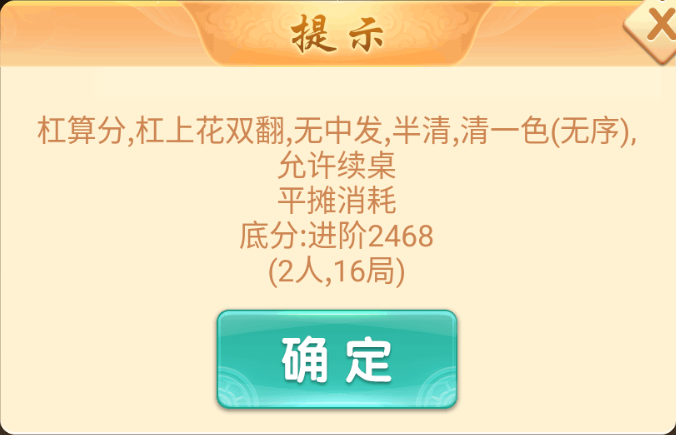
#> input picture 温州茶（传统麻将）/bot/templates/lobby/tea2_rules_modal.png, 676 x 435 px
$ python -i lobby_start.py   (imports and definitions only)
#> lines starting #> are read from the running program, lines starting #| are printed output that depends on the picture
### 温州茶（传统麻将）/bot/mode_vision.py
"""Confirm the target tea or red-Zhong rule text before offering advice.

Templates are literal native-resolution crops of the rule text:
``tea_2p.png`` from 2026-10-16/740195/r08/frame_01.png x=814:874,y=190:228,
``tea_4p.png`` from 2026-10-13/323028/r01/frame_01.png x=920:990,y=190:228.
``tea_no_zhong_fa.png`` from 2026-10-19/984226/r01/
room984226_round1_3d58eb17_2.png x=971:1097,y=141:185.
``tea_title.png`` from 2026-10-16/740195/r08/frame_01.png
x=307:450,y=149:184. ``shu_zhong.png`` from
熟识牌对照_20261018/frame_233s_14.png x=826:978,y=205:245.
Unknown, obscured, or differently sized screens remain unknown.
Shu templates come from 熟识牌对照_20261018/frame_233s_14.png and require
the observed 放炮麻将 title and trailing 4-player rule on the same line.
"""

import time
from functools import lru_cache
from pathlib import Path
from typing import Any, Callable, Optional

import cv2
import numpy as np

_TEMPLATE_DIR = Path(__file__).resolve().parent / "templates" / "mode"

# 玩法模板判定口径（人数模板 0.92 / 其它 0.94，两者都要求次名差 ≥0.08）。
PLAYER_SCORE_MIN = 0.92
PLAYER_MARGIN_MIN = 0.08
TITLE_SCORE_MIN = 0.94
DECK_SCORE_MIN = 0.94          # 「无中发规则」条幅的单模板阈值（无竞争性模板）


# [16 lines left out: functions _read_template, _templates, not called in this run]


@lru_cache(maxsize=1)
def _tea_title_template() -> np.ndarray:
    return _read_template(_TEMPLATE_DIR / "tea_title.png")


# [39 lines left out: functions _has_tea_title, score_tea_player_count, detect_tea_player_count, not called in this run]


@lru_cache(maxsize=1)
def _tea_no_zhong_fa_template() -> np.ndarray:
    return _read_template(_TEMPLATE_DIR / "tea_no_zhong_fa.png")


# [21 lines left out: function score_tea_no_zhong_fa, not called in this run]


def detect_tea_no_zhong_fa(image: np.ndarray) -> bool:
    """Confirm the visible no-Zhong/Fa rule for the currently supported tea deck."""
    return score_tea_no_zhong_fa(image)[0]


# [29 lines left out: functions _shu_templates, detect_shu_rule_text, not called in this run]


# ---------------------------------------------------------------------------
# 玩法门禁粘滞（TeaModeLatch）
# ---------------------------------------------------------------------------
# 为什么要粘滞
# ============
# ``detect_tea_player_count`` 是逐帧独立的模板匹配。一间房的玩法（2 人茶 / 4 人）
# 在一局内不会变，但它读的那条规则文字（作物 x=814:874,y=190:228）正好落在
# 吃/碰/杠/胡 行动圆盘下面：圆盘一出现，模板分从 0.999 掉到 0.754~0.894，低于
# 0.92 阈值 → ``tea_bot._default_vision`` 抛 ValueError → **整帧弃权**。
# 实测 17 个真局会话 4455 帧：355 帧检出行动圆盘，其中 118 帧（33.2%）因此被
# 判成"画面不认识"。按钮出现的那一帧恰恰是最需要分析的那一帧。
#
# 粘滞的语义
# ==========
# 玩法一旦被某一帧**明确确认**（top1 ≥0.92 且次名差 ≥0.08），就把结论锁存下来，
# 后续帧复用，**不再逐帧重判**。三条铁律：
#
# 1. fail-closed 不变：一次都没确认过的画面返回 ``players=None``，调用方照旧弃权。
#    粘滞只是"复用已确认的结论"，永远不会凭空产出结论。
# 2. 正向矛盾立刻翻牌：任何一帧明确确认了**另一种**玩法（例如在 4 人房里读出 4），
#    锁存立刻作废并按新证据重锁。绝不出现"锁了 2 就再也认不出 4"。
# 3. 作用域信号变化即重置：见 :func:`frame_round_identity`。
#
# 重置判据（安全关键）
# ====================
# 第 2 条只能挡住"看得见的另一种玩法"。真正危险的是换了房/换了局而画面又因为
# 遮挡读不出玩法——那时逐帧判定只会给 None，粘滞若不放手就会一直按旧玩法决策。
# 所以粘滞同时挂在**局身份**上，身份一变立刻失效并要求重新确认：
#
# * ``hud``：房号/局数 HUD 指纹（ crop x=15:225,y=55:140 灰度 //8），被"买底
#   请神顶"的红色视频头像遮挡时按未知处理（与 ``assist_window.tea_round_fingerprint``
#   同一 crop、同一量化、同一容差 ≤8 字节）。**这段区域远离行动圆盘（y≈533..710），
#   所以按钮出现时它依然可读 —— 这正是它能当重置判据的原因。**
# * ``caishen``：桌面财神小牌标签。温州茶每局重翻财神，标签变化 = 换局/换房。
# * ``ttl_s``：距上次确认超过 TTL 一律失效，兜住"长时间没有有效帧"的场景。
#
# 可靠性判断（写给运维，不含糊）：HUD 指纹会被头像长期遮挡、财神也可能读不出，
# 两者都未知时不产生任何重置信号，此时**只有第 2 条（正向矛盾）和 TTL 兜底**。
# 这不是"完全可靠"，但它的失效方式是可接受的：要踩雷必须先满足「换到一个玩法
# 不同的房间」**且**「新房间的玩法文字被持续遮挡到逐帧也读不出」——后一条成立时，
# 逐帧判定本来也是 None（= 弃权），粘滞并没有让它变得更危险；反过来，只要新房
# 间有一次清晰帧，第 2 条立刻翻牌。
# ---------------------------------------------------------------------------

LATCH_SOURCE_CONFIRMED = "confirmed_now"
LATCH_SOURCE_LATCHED = "latched"
LATCH_SOURCE_UNKNOWN = "unknown"

DEFAULT_LATCH_TTL_S = 600.0

# 局身份保险 —— 必须与 assist_window.tea_round_fingerprint 保持同一套 crop/量化。
# 这里按 BGR 帧重新实现，是因为本层只能拿到 image，拿不到 assist_window 需要的
# 文件路径；tests/test_mode_latch.py 用真帧把两边钉在一起，任一侧改动都会报警。
_HUD_CROP = (15, 55, 225, 140)          # x0, y0, x1, y1
_HUD_QUANT = 8
_AVATAR_CROP = (35, 95, 115, 140)       # 会把房号挡住的红色视频头像位置
_AVATAR_RED_PIXELS_MAX = 100
_AVATAR_RED_MIN = 90
_AVATAR_RED_DOMINANCE = 1.4
_AVATAR_BRIGHT_PIXELS_MAX = 900
_AVATAR_BRIGHT_MIN = 160
_HUD_SAME_MAX_DIFF = 8                  # 与 assist_window.same_tea_round 同容差

#: Read-only pixel ROI that carries the 财神 signal (documentation only; see
#: :func:`visible_caishen_label`). Same region ``assist_window`` relies on.
_CAISHEN_CROP = (622, 348, 677, 423)


# [69 lines left out: functions hud_fingerprint, same_hud_fingerprint, visible_caishen_label, not called in this run]


def frame_round_identity(image: np.ndarray) -> tuple[bytes | None, str | None]:
    """Return ``(hud_fingerprint, caishen_label)`` — the latch's reset scope."""
    return hud_fingerprint(image), visible_caishen_label(image)


# [69 lines left out: function build_action_ui, not called in this run]


class RuleReading:
    """One frame's verdict from one sticky rule gate.

    Attributes:
        gate: Which gate produced it (``"mode"`` or ``"deck"``).
        value: The latched/confirmed value. For ``"mode"`` it is ``2``/``4`` or
            ``None``; for ``"deck"`` it is ``True`` (no-Zhong/Fa confirmed) or
            ``None``. ``None`` always means "callers MUST abstain".
        source: ``confirmed_now`` (this frame's own pixels confirmed it),
            ``latched`` (reused a previous confirmation), or ``unknown``.
        score / margin: The template numbers behind the raw per-frame reading.
        raw_value: What this frame would have said WITHOUT the latch.
        latched: Convenience flag for ``source == "latched"``.
        action_ui: JSON-serialisable per-frame observability record.
    """

    __slots__ = ("gate", "value", "source", "score", "margin", "raw_value",
                 "latched", "age_frames", "age_s", "resets", "reason",
                 "action_ui")

    # [57 lines left out: functions __init__, players, raw_players, confirmed, as_dict, __repr__, not called in this run]


#: 早期命名：玩法人数门禁的读数。两组 name 指向同一个类，互不冲突。
ModeReading = RuleReading


class TeaRuleLatch:
    """Shared sticky-gate machinery: one latched value + one invalidation policy.

    Subclasses supply ``_measure`` (what to read off the pixels); everything
    about scope tracking, TTL, observability and reset semantics lives here so
    that **every** rule gate is invalidated by exactly the same signals. Nothing
    is ever invented: without a confirmation inside the current scope this always
    reports ``value=None``.

    Args:
        ttl_s: Latch lifetime in seconds. Expiry is a safety net for "no usable
            frame for a long time" (room switched while the loop was blind).
        clock: Monotonic clock, injected in tests.
    """

    #: Which gate this is -- subclasses override.
    gate = "mode"

    def __init__(self, *, ttl_s: float = DEFAULT_LATCH_TTL_S,
                 clock: Callable[[], float] | None = None):
        self.ttl_s = max(0.0, float(ttl_s))
        self._clock = clock or time.monotonic
        self.reset(reason="init")

    # ---------------------------------------------------------------- state
    def reset(self, reason: str = "explicit") -> None:
        """Drop the confirmation. The next caller must re-confirm from pixels."""
        self._value = None
        self._score = 0.0
        self._margin = 0.0
        self._hud: bytes | None = None
        self._caishen: str | None = None
        self._confirmed_at: float | None = None
        self._frames = 0
        self._resets = getattr(self, "_resets", 0) + (0 if reason == "init" else 1)
        self._last_reason = str(reason)
        self._last_action_ui: dict = {}

    # [152 lines left out: functions latched_value, latched_players, resets, snapshot, _is_expired, _measure and 3 more, not called in this run]


class TeaModeLatch(TeaRuleLatch):
    """玩法人数（2 人茶 / 4 人）的粘滞门禁。

    详见模块顶部「玩法门禁粘滞」一节。这里的锁存值与人数的语义一一对应：
    正向读出 4 就等于翻牌，绝不会被锁着的 2 压住。
    """

    gate = "mode"

    def _measure(self, image: np.ndarray) -> tuple[object, float, float]:
        players, score, margin = score_tea_player_count(image)
        return players, score, margin


class TeaDeckLatch(TeaRuleLatch):
    """牌集规则「无中发」的粘滞门禁 —— 与人数**不同维度**，各自独立一把锁。

    两者的锁存值互不相干（一间房的人数变了不代表牌集也变了，反之亦然），但
    **重置判据必须共用**：换房换局时两把锁要走同一套 HUD/财神/TTL 信号一起失效，
    这个"一起失效"由 :class:`TeaRuleGates` 保证。

    与第二把锁有关的诚实说明（不吹）：人数那把锁有「正向矛盾翻牌」这条最强的
    安全兜底（读到 4 就一定不是 2），而**这把锁没有**。原因是游戏只提供"无中发"
    这一张规则条幅模板，不存在"有中发"的竞争模板，所以这一 concerns 只能回答
    "确认了"或"没确认"，无法从像素上读出相反的结论。它的安全兜底因此只有：
    ① 作用域信号（HUD/财神）变化即失效；② TTL 超时即失效；③ 任何一帧条幅清晰
    可读时都会用当帧的真值重新确认（分数 ≥0.94 才认，认不出来不算驳斥）。
    风险和控制方式与第一把锁同构：只有"换到一个牌集不同、且条幅恰好被持续
    遮挡的新房间且**财神与 HUD 也没变**"才可能踩雷，而那种情形下逐帧判定本来
    也是 False（= 弃权）。
    """

    gate = "deck"

    # [5 lines left out: function _measure, not called in this run]


class TeaRuleGates:
    """All sticky rule gates of one 温州茶 room, behind **one** invalidation entry.

   为什么要有这一层：玩法人数和牌集规则是两个维度，各自一把锁，但如果它们各自
   判断何时失效，就可能出现"人数锁因为换局作废了、牌集锁还拿着上一局的结论"这种
   最危险的组合。这里把两把锁的作废动作收成唯一入口：``reset()`` 一定作用在
   两把锁上，``observe()`` 也一次性给两把锁喂同一份 **局身份**（同一帧只算一次
   HUD/财神）和同一份 ``action_ui``（同一帧只读一次行动圆盘）。
    """

    def __init__(self, *, ttl_s: float = DEFAULT_LATCH_TTL_S,
                 clock: Callable[[], float] | None = None):
        self.mode = TeaModeLatch(ttl_s=ttl_s, clock=clock)
        self.deck = TeaDeckLatch(ttl_s=ttl_s, clock=clock)

    # [28 lines left out: functions reset, observe, not called in this run]

    def snapshot(self) -> dict:
        """Both gates' state in one JSON-friendly dict."""
        return {"mode": self.mode.snapshot(), "deck": self.deck.snapshot()}


#: Process-wide gates used by ``tea_bot._default_vision``.
#: ``assist_tea.analyze_snapshot`` builds a **new TeaBot per frame**, so the
#: latches have to outlive any one bot instance to be of any use. Scope-reset
#: signals (HUD fingerprint + caishen) keep them honest across rooms.
RULE_GATES = TeaRuleGates()
MODE_LATCH = RULE_GATES.mode
DECK_LATCH = RULE_GATES.deck


def confirm_tea_player_count(image: np.ndarray) -> int | None:
    """Sticky wrapper around :func:`detect_tea_player_count` via :data:`MODE_LATCH`."""
    return MODE_LATCH.observe(image).players


def confirm_tea_no_zhong_fa(image: np.ndarray) -> bool:
    """Sticky wrapper around :func:`detect_tea_no_zhong_fa` via :data:`DECK_LATCH`."""
    return DECK_LATCH.observe(image).value is True


def latest_action_ui() -> dict:
    """Last frame's action/mode record from :data:`MODE_LATCH` (``{}`` before the first read)."""
    return dict(getattr(MODE_LATCH, "_last_action_ui", {}) or {})


# [6 lines left out: function reset_tea_mode_latch, not called in this run]

### 温州茶（传统麻将）/bot/lobby_start.py
"""Guarded waiting-room start for an explicitly authorised tea-2p session.

This is intentionally separate from the in-game :mod:`tap_executor`.  The
only coordinate it can emit is the centre of the reviewed orange
``开始游戏`` button, after mode, local identity, opponent occupancy and a
fresh-frame visual proof all agree.  It never clicks recharge or any dialog.
"""
from __future__ import annotations

from contextlib import contextmanager
from dataclasses import dataclass
from pathlib import Path
import tempfile
import time
from typing import Callable, Iterator

import cv2
import numpy as np

from player_identity import PlayerIdentity, detect_player_identity
from session_watch import WatchState, classify_watch, detect_waiting_room
from tile_vision import TileVision


TEMPLATE_PATH = (
    Path(__file__).resolve().parent / "templates" / "lobby" /
    "tea2_start_button.png"
)
MEMBER_OVERLAY_TEMPLATE = (
    Path(__file__).resolve().parent / "templates" / "lobby" /
    "tea2_member_overlay.png"
)
START_MIN_SCORE = 0.98
OVERLAY_MIN_SCORE = 0.98
START_MAX_DRIFT = 10.0
START_BUTTON_BOX = (663, 525, 937, 625)
MEMBER_OVERLAY_ROI = (0, 0, 485, 120)
MEMBER_OVERLAY_CLOSE_POINT = (520, 480)
OPPONENT_ROI = (1160, 0, 1380, 140)
OPPONENT_AVATAR_ROI = (1165, 18, 1265, 115)
LOCK_PATH = Path(tempfile.gettempdir()) / "wenzhou_tea2_start.lock"


@dataclass(frozen=True)
class StartPlan:
    status: str
    detail: str
    point: tuple[int, int] | None = None
    box: tuple[int, int, int, int] | None = None
    button_score: float = 0.0
    identity: PlayerIdentity | None = None


@dataclass(frozen=True)
class StartExecution:
    status: str
    detail: str
    clicked: bool
    final_state: str
    final_image: np.ndarray | None = None


@dataclass(frozen=True)
class OverlayExecution:
    status: str
    detail: str
    clicked: bool
    final_image: np.ndarray


def _load_gray(path: Path) -> np.ndarray | None:
    raw = np.fromfile(path, dtype=np.uint8) if path.is_file() else np.array([])
    return cv2.imdecode(raw, cv2.IMREAD_GRAYSCALE) if raw.size else None


# [77 lines left out: functions _button_score, _fixed_roi_score, waiting_room_visual_evidence, close_member_overlay, not called in this run]


def opponent_seat_present(image: np.ndarray) -> tuple[bool, dict]:
    """Require both a nickname-like gold mask and non-background avatar."""
    x0, y0, x1, y1 = OPPONENT_ROI
    hsv = cv2.cvtColor(image[y0:y1, x0:x1], cv2.COLOR_BGR2HSV)
    mask = (
        (hsv[:, :, 0] >= 18) & (hsv[:, :, 0] <= 44)
        & (hsv[:, :, 1] >= 65) & (hsv[:, :, 2] >= 115)
    ).astype(np.uint8)
    count, labels, stats, _ = cv2.connectedComponentsWithStats(mask, 8)
    text_pixels = 0
    text_components = 0
    for index in range(1, count):
        _x, _y, _w, height, area = (int(v) for v in stats[index])
        if area >= 5 and height >= 3:
            text_pixels += int((labels == index).sum())
            text_components += 1

    ax0, ay0, ax1, ay1 = OPPONENT_AVATAR_ROI
    avatar = image[ay0:ay1, ax0:ax1]
    avatar_std = float(cv2.cvtColor(avatar, cv2.COLOR_BGR2GRAY).std())
    evidence = {
        "gold_text_pixels": text_pixels,
        "gold_components": text_components,
        "avatar_std": round(avatar_std, 2),
    }
    matched = text_pixels >= 80 and text_components >= 2 and avatar_std >= 22.0
    return matched, evidence


# [96 lines left out: functions game_started_evidence, plan_auto_start, not called in this run]


def _distance(a: tuple[int, int], b: tuple[int, int]) -> float:
    return float(np.hypot(a[0] - b[0], a[1] - b[1]))


# [115 lines left out: functions _exclusive_start_lock, execute_auto_start, not called in this run]

>>> import cv2
>>> picture = cv2.imread('templates/lobby/tea2_rules_modal.png', cv2.IMREAD_GRAYSCALE)
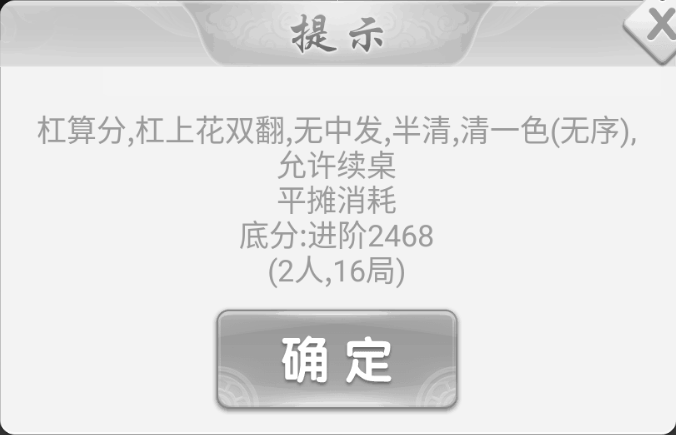
#> picture: shape (435, 676); min 21, max 255, mean 228.8
#> (the run stopped early here; a loop or call above may not have finished)
